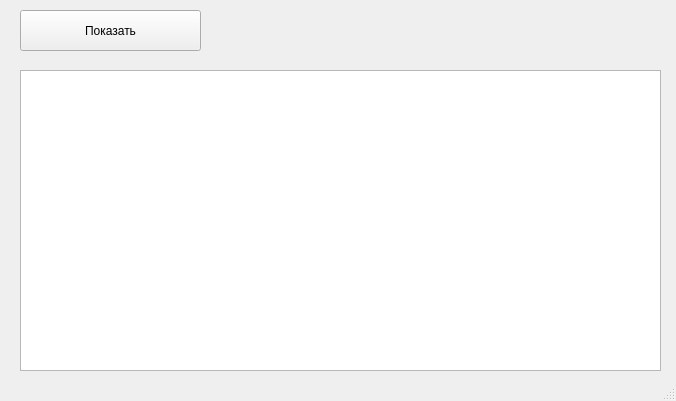
<?xml version="1.0" encoding="UTF-8"?>
<ui version="4.0">
 <class>MainWindow</class>
 <widget class="QMainWindow" name="MainWindow">
  <property name="geometry">
   <rect>
    <x>0</x>
    <y>0</y>
    <width>676</width>
    <height>401</height>
   </rect>
  </property>
  <property name="windowTitle">
   <string>MainWindow</string>
  </property>
  <widget class="QWidget" name="centralwidget">
   <widget class="QPushButton" name="pushButton">
    <property name="geometry">
     <rect>
      <x>20</x>
      <y>10</y>
      <width>181</width>
      <height>41</height>
     </rect>
    </property>
    <property name="text">
     <string>Показать</string>
    </property>
   </widget>
   <widget class="QTableWidget" name="tableWidget">
    <property name="geometry">
     <rect>
      <x>20</x>
      <y>70</y>
      <width>641</width>
      <height>301</height>
     </rect>
    </property>
   </widget>
  </widget>
  <widget class="QStatusBar" name="statusbar"/>
 </widget>
 <resources/>
 <connections/>
</ui>
